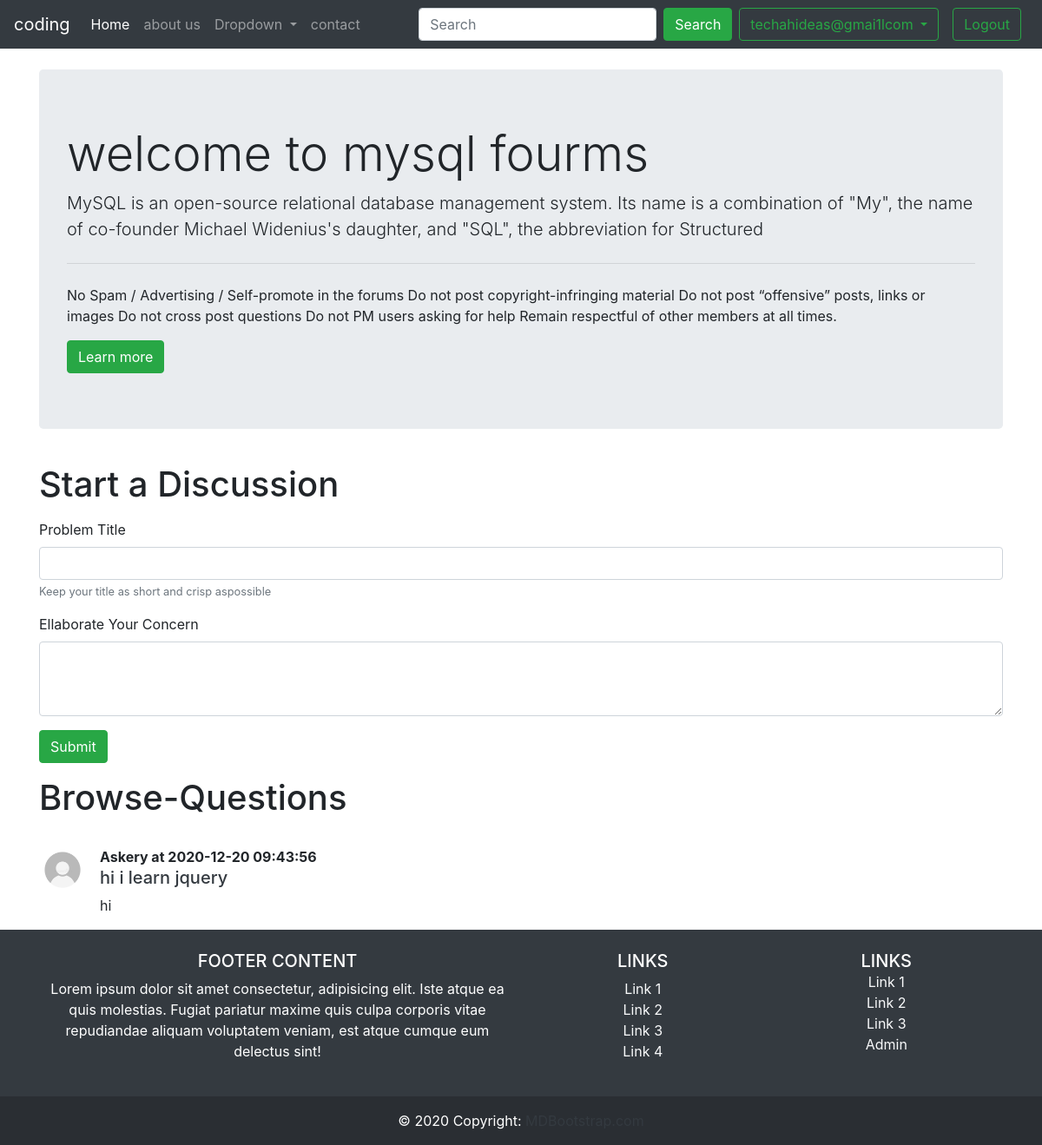
The page /threadlist.php?catid=2 (signed in) on the database its author committed.
### tables this page shows
CREATE TABLE IF NOT EXISTS `categorys` (
  `category_id` int(8) NOT NULL AUTO_INCREMENT,
  `category_name` varchar(255) NOT NULL,
  `category_description` varchar(255) NOT NULL,
  `created` datetime NOT NULL DEFAULT CURRENT_TIMESTAMP,
  PRIMARY KEY (`category_id`)
);

CREATE TABLE IF NOT EXISTS `threads` (
  `thread_id` int(7) NOT NULL AUTO_INCREMENT,
  `thread_title` varchar(255) NOT NULL,
  `thread_desc` text NOT NULL,
  `thread_cat_id` int(7) NOT NULL,
  `thread_user_id` int(7) NOT NULL,
  `timestamp` datetime NOT NULL DEFAULT CURRENT_TIMESTAMP,
  PRIMARY KEY (`thread_id`)
);

### threadlist.php (the view, shortened to what this page needs)
<!doctype html>
<html lang="en">
<head>
    <link rel="stylesheet" href="https://cdn.jsdelivr.net/npm/bootstrap@4.5.3/dist/css/bootstrap.min.css">
</head>
<body>
    <?php include 'pars/header.php' ?>
    <?php include 'pars/connection.php' ?>
    <?php
    $id = $_GET['catid'];
    $sql = "SELECT * FROM `categorys` WHERE category_id=$id";
    $result = mysqli_query($conn, $sql);
    while($row = mysqli_fetch_assoc($result)){
        $catname=$row['category_name'];
        $catdesc=$row['category_description'];
    }
    ?>
    <div class="container my-4">
        <div class="jumbotron">
            <h1 class="display-4">welcome to <?php echo $catname ?> fourms</h1>
            <p class="lead"><?php echo $catdesc ?></p>
            <hr class="my-4">
            <p>No Spam / Advertising / Self-promote in the forums
                Do not post copyright-infringing material
                Do not post “offensive” posts, links or images
                Do not cross post questions
                Do not PM users asking for help
                Remain respectful of other members at all times. </p>
            <a class="btn btn-success" href="#" role="button">Learn more</a>
        </div>
    </div>
    <div class="container">
        <h1 class="py-2">Start a Discussion</h1>
         <form action="<?php echo $_SERVER["REQUEST_URI"]; ?>" method="post">
       <div class="form-group">
            <label for="title">Problem Title</label>
            <input type="text" class="form-control" id="title" name="title" aria-describedby="title">
            <small id="emailHelp" class="form-text text-muted">Keep your title as short and crisp aspossible</small>
        </div>
        <div class="form-group">
            <label for="title">Ellaborate Your Concern</label>
            <textarea class="form-control" id="desc" name="desc" rows="3"></textarea>
        </div>
        <button type="submit" class="btn btn-success">Submit</button>
</form>
    </div>
    <div class="container">
        <h1 class="py-3">Browse-Questions</h1>
        <?php
         $id = $_GET['catid'];
         $sql = "SELECT * FROM `threads` WHERE thread_cat_id=$id";
         $result = mysqli_query($conn, $sql);
         while($row = mysqli_fetch_assoc($result)){
            $id = $row['thread_id'];
            $title = $row['thread_title'];
            $desc = $row['thread_desc'];
             $thread_time = $row['timestamp'];
            echo '<div class="media my-3">
            <img src="img/userd.png" width="54px" class="mr-3" alt="...">
            <div class="media-body">
               <p class="font-weight-bold my-0">Askery at '.  $thread_time. '</p>
                <h5 class="mt-0"><a class="text-dark" href="thread.php?threadid=' . $id. '">'.$title.'</a></h5>
                '.$desc.'
            </div>
        </div>';
    }
    ?>
    </div>
    <?php include 'pars/footer.php'  ?>
</body>
</html>

### pars/footer.php (style rules this page uses)
a { color:#fff; }

### rows shown on the page
categorys: category_name "mysql", category_description "MySQL is an open-source relational database management system. Its name is a combination of \"My\", the name of co-founder Michael Widenius's daughter, and \"SQL\", the abbreviation for Structured"
threads: timestamp "2020-12-20 09:43:56", thread_title "hi i learn jquery", thread_desc "hi"

### other values the page prints
$_SESSION['userEmail'] "techahideas@gmai1lcom"
